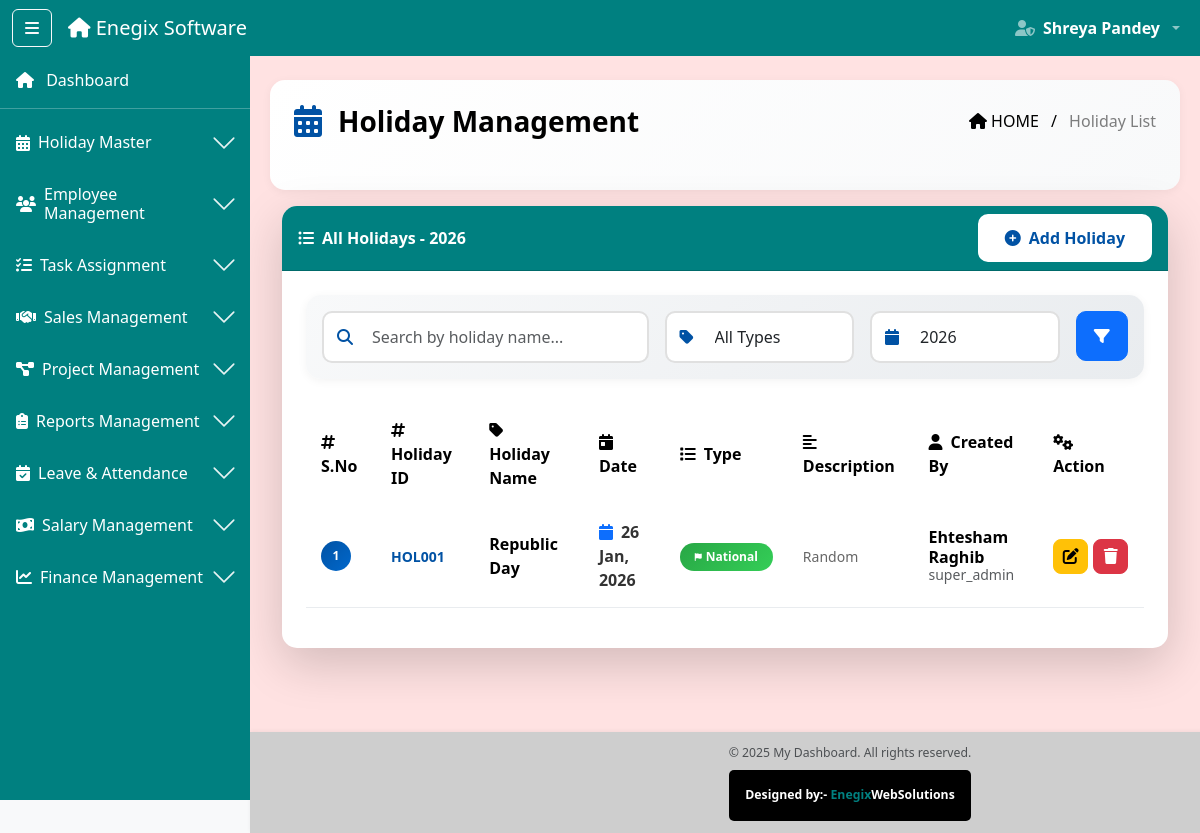
Page /holidays/list/ (signed in) on the committed database.
### software_app/models.py (models this page shows, shortened)
class HolidayMaster(models.Model):
    holiday_id = models.CharField(max_length=10, unique=True, editable=False)
    holiday_name = models.CharField(max_length=200, help_text="e.g., Diwali, Independence Day")
    holiday_date = models.DateField(unique=True)
    holiday_type = models.CharField(
        max_length=20,
        choices=(
            ('festival', 'Festival'),
            ('national', 'National Holiday'),
            ('other', 'Other'),
        ),
        default='festival'
    )
    description = models.TextField(blank=True, null=True)
    created_by_name = models.CharField(max_length=100)
    created_by_role = models.CharField(max_length=50)
    created_at = models.DateTimeField(auto_now_add=True)
    updated_at = models.DateTimeField(auto_now=True)
    is_active = models.BooleanField(default=True)
    class Meta:
        ordering = ['holiday_date']

### software_app/decorators.py (the view)
        @wraps(view_func)
        def wrapper(request, *args, **kwargs):
            if 'user_id' not in request.session:
                messages.error(request, 'Please login first!')
                return redirect('login')
            user_role = request.session.get('role')
            if user_role not in allowed_roles:
                messages.error(request, 'You do not have permission to access this page!')
                return redirect('dashboard')
            return view_func(request, *args, **kwargs)

### software_app/context_processors.py (called while the page is built)
def user_context(request):
    return {
        'session_user_name': request.session.get('full_name', ''),
        'session_user_role': request.session.get('role', ''),
        'session_user_email': request.session.get('email', ''),
        'is_logged_in': 'user_id' in request.session,
    }

### software_app/templates/Holiday/holiday_list.html (shortened to what this page needs)
{% extends 'base2.html' %}
{% load static %}
{% block content %}
<div class="ribbon-header d-flex justify-content-between align-items-center px-4 pb-5 mb-3" style="color: black">
  <div class="d-flex align-items-center">
    <i class="fas fa-calendar-alt me-3 fs-2" style="color: #0152a4;"></i>
    <div class="fw-bold fs-3">Holiday Management</div>
  </div>
  <div class="breadcrumb-text text-end">
    <span class="text-black"><i class="fas fa-home me-1"></i>HOME</span>
    <span class="mx-2 text-black">/</span>
    <span class="text-black-50">Holiday List</span>
  </div>
</div>
<div class="container-fluid mt-2">
  <div class="card shadow-lg mb-4 modern-card">
    <div class="card-header table-title-bar d-flex justify-content-between align-items-center">
      <span class="fw-bold text-white"><i class="fas fa-list-ul me-2"></i>All Holidays - {{ selected_year|default:"Current Year" }}</span>
      {% if request.session.role == 'super_admin' %}
      <a href="{% url 'add_holiday' %}" class="btn btn-light btn-add-new">
        <i class="fas fa-plus-circle me-2"></i>Add Holiday
      </a>
      {% endif %}
    </div>
    <div class="card-body p-4">
      <div class="filter-section mb-4 p-3">
        <div class="row g-3">
          <div class="col-md-5">
            <div class="search-box">
              <i class="fas fa-search search-icon"></i>
              <input type="text" id="searchInput" class="form-control modern-input ps-5" placeholder="Search by holiday name...">
            </div>
          </div>
          <div class="col-md-3">
            <div class="filter-box">
              <i class="fas fa-tag filter-icon"></i>
              <select id="typeFilter" class="form-control modern-input ps-5">
                <option value="">All Types</option>
              </select>
            </div>
          </div>
          <div class="col-md-3">
            <div class="filter-box">
              <i class="fas fa-calendar filter-icon"></i>
              <select id="yearFilter" class="form-control modern-input ps-5" onchange="filterByYear()">
                {% if years %}
                  {% for year in years %}
                  <option value="{{ year.year }}" {% if year.year == selected_year %}selected{% endif %}>{{ year.year }}</option>
                  {% endfor %}
                {% else %}
                  <option value="{{ selected_year|default:2023 }}">{{ selected_year|default:2023 }}</option>
                {% endif %}
              </select>
            </div>
          </div>
          <div class="col-md-1">
            <button class="btn btn-primary w-100 btn-filter" onclick="filterTable()">
              <i class="fas fa-filter"></i>
            </button>
          </div>
        </div>
      </div>
      <div class="table-responsive">
        <table class="table table-hover modern-table" id="holidayTable">
          <thead>
            <tr>
              <th><i class="fas fa-hashtag me-2"></i>S.No</th>
              <th><i class="fas fa-hashtag me-2"></i>Holiday ID</th>
              <th><i class="fas fa-tag me-2"></i>Holiday Name</th>
              <th><i class="fas fa-calendar-day me-2"></i>Date</th>
              <th><i class="fas fa-list me-2"></i>Type</th>
              <th><i class="fas fa-align-left me-2"></i>Description</th>
              <th><i class="fas fa-user me-2"></i>Created By</th>
              {% if request.session.role == 'super_admin' %}
              <th><i class="fas fa-cogs me-2"></i>Action</th>
              {% endif %}
            </tr>
          </thead>
          <tbody>
            {% if holidays %}
              {% for holiday in holidays %}
              <tr class="table-row-hover">
                <td><span class="serial-number">{{ holidays.start_index|default:forloop.counter|add:forloop.counter0 }}</span></td>
                <td><strong class="holiday-id">{{ holiday.holiday_id|default:"N/A" }}</strong></td>
                <td><strong>{{ holiday.holiday_name|default:"N/A" }}</strong></td>
                <td>
                  <span class="date-display">
                    <i class="fas fa-calendar me-2 text-primary"></i>{{ holiday.holiday_date|date:"d M, Y"|default:"N/A" }}
                  </span>
                </td>
                <td>
                  {% if holiday.holiday_type == 'festival' %}
                  <span class="badge modern-badge badge-festival">
                    <i class="fas fa-star me-1" style="font-size: 8px;"></i>Festival
                  </span>
                  {% elif holiday.holiday_type == 'national' %}
                  <span class="badge modern-badge badge-national">
                    <i class="fas fa-flag me-1" style="font-size: 8px;"></i>National
                  </span>
                  {% else %}
                  <span class="badge modern-badge badge-other">
                    <i class="fas fa-circle me-1" style="font-size: 8px;"></i>{{ holiday.holiday_type|default:"Other" }}
                  </span>
                  {% endif %}
                </td>
                <td>
                  {% if holiday.description %}
                  <span class="description-text">{{ holiday.description|truncatewords:10 }}</span>
                  {% else %}
                  <span class="text-muted">N/A</span>
                  {% endif %}
                </td>
                <td>
                  <div class="created-by">
                    <strong>{{ holiday.created_by_name|default:"N/A" }}</strong>
                    <small class="text-muted d-block">{{ holiday.created_by_role|default:"N/A" }}</small>
                  </div>
                </td>
                {% if request.session.role == 'super_admin' %}
                <td>
                  <div class="action-buttons">
                    <a href="{% url 'edit_holiday' holiday.id %}" class="btn btn-action btn-warning" title="Edit Holiday">
                      <i class="fas fa-edit"></i>
                    </a>
                    <form method="POST" action="{% url 'delete_holiday' holiday.id %}" style="display:inline;" onsubmit="return confirm('Are you sure you want to permanently delete this holiday? This action cannot be undone.')">
                      <button type="submit" class="btn btn-action btn-danger" title="Delete Holiday">
                        <i class="fas fa-trash"></i>
                      </button>
                    </form>
                  </div>
                </td>
                {% endif %}
              </tr>
              {% endfor %}
            {% endif %}
          </tbody>
        </table>
      </div>
    </div>
  </div>
</div>
{% endblock %}

### software_app/static/css/style.css (style rules this page uses)
body { min-height: 100vh; background-color: #f8f9fa; transition: margin-left 0.3s ease; display: flex; flex-direction: column; }
html, body { overflow-x: hidden; width: 100%; }
.table-title-bar { background-color:#008080; }

### software_app/templates/Holiday/holiday_list.html (style rules this page uses)
.modern-card { border-radius: 15px; border: none; overflow: hidden; }
.ribbon-header { background: linear-gradient(135deg, #ffffff 0%, #f8f9fa 100%); border-radius: 15px; padding: 20px; margin-bottom: 20px; box-shadow: 0 2px 10px rgba(0,0,0,0.05); }
.filter-section { background: linear-gradient(135deg, #f8f9fa 0%, #e9ecef 100%); border-radius: 15px; box-shadow: 0 2px 10px rgba(0,0,0,0.05); }
.search-box, .filter-box { position: relative; }
.search-icon, .filter-icon { position: absolute; left: 15px; top: 50%; transform: translateY(-50%); color: #0152a4; z-index: 10; }
.modern-input { border: 2px solid #e0e0e0 !important; border-radius: 10px; padding: 12px 15px; transition: all 0.3s ease; }
.btn-filter { border-radius: 10px; padding: 12px; font-weight: 600; }
.btn-add-new { padding: 10px 25px; border-radius: 10px; font-weight: 600; transition: all 0.3s ease; background: white; color: #0152a4; border: 2px solid white; }
.modern-table { border-collapse: separate; border-spacing: 0; }
.modern-table thead tr { background: linear-gradient(135deg, #0152a4 0%, #0168cc 100%); color: white; }
.modern-table thead th { padding: 15px; font-weight: 600; border: none; vertical-align: middle; }
.modern-table tbody td { padding: 15px; vertical-align: middle; border-bottom: 1px solid #e9ecef; }
.table-row-hover { transition: all 0.3s ease; }
.serial-number { display: inline-block; width: 30px; height: 30px; background: linear-gradient(135deg, #0152a4 0%, #0168cc 100%); color: white; border-radius: 50%; text-align: center; line-height: 30px; font-weight: bold; font-size: 12px; }
.holiday-id { color: #0152a4; font-size: 14px; }
.date-display { font-weight: 600; color: #333; }
.created-by { line-height: 1.2; }
.description-text { color: #666; font-size: 14px; }
.modern-badge { padding: 8px 15px; border-radius: 20px; font-weight: 600; font-size: 12px; display: inline-flex; align-items: center; transition: all 0.3s ease; }
.badge-national { background: linear-gradient(135deg, #28a745 0%, #34ce57 100%); color: white; }
.action-buttons { display: flex; gap: 5px; }
.btn-action { width: 35px; height: 35px; border-radius: 8px; display: inline-flex; align-items: center; justify-content: center; padding: 0; transition: all 0.3s ease; }

### rows in the picture
HolidayMaster: start_index|add "1", holiday_id "HOL001", holiday_name "Republic Day", holiday_date "26 Jan, 2026", holiday_type "national" (drawn), description "Random", created_by_name "Ehtesham Raghib", created_by_role "super_admin"

### other values in the picture
{{ request.session.full_name }} "Shreya Pandey"
{{ selected_year|default:"Current Year" }} "2026"
form field value "2026"
